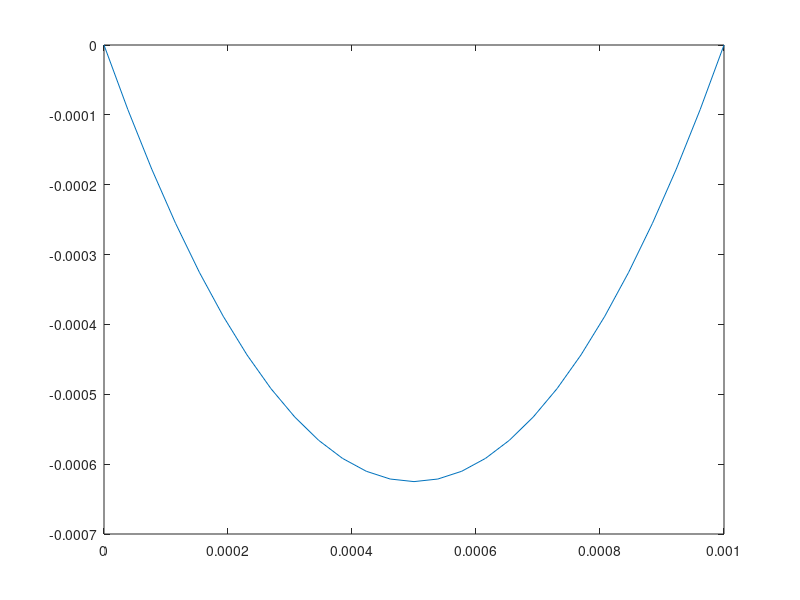

Write MATLAB code to recreate this figure. (Note: this script raises an error after producing the figure.)
% simple_1D_flow.m
% This MATLAB program employs the finite difference method
% to compute the velocity profile of a Newtonian fluid in
% pressure-driven flow between two infinite flat plates,
% the upper of which is moving at a specified velocity.
% K. Beers. MIT ChE. 9/4/03

function iflag_main = simple_1D_flow();
iflag_main = 0;

% set the system parameters
visc = 1e-3;  % viscosity in Pa*s
rho = 1000;  % density in Kg/m^3
V_up = 0;  % vel. of upper plate in m/s
B = 1/1e3;  % distance between plates in m
dp_dx = input('Enter dp/dx in Pa/m : ');

% set simulation parameters
N = 25;
dy = B/(N+1);

% set matrix
A = spalloc(N,N,3*N);
v = ones(N,1);
A = spdiags([-v 2*v  -v], -1:1, N, N);

% set RHS vector
G = -(dy^2)/visc*dp_dx;
b = G*ones(N,1);
b(N) = b(N) + V_up;
    
% Solve system
v = A\b;

% compute Reynolds number
v_avg = mean(abs(v));
Re = rho*v_avg*(2*B)/visc; disp(dp_dx); disp(Re);

% plot velocity profile
figure;
y_plot = linspace(0,B,N+2);
plot(y_plot,[0;v;V_up]);
phrase1 = ['dp/dx = ', num2str(dp_dx)];
phrase1 = [phrase1, ', Re = ', num2str(Re)];
gtext(phrase1);
if(Re > 1)
    gtext('Re > 1, flow may not be laminar');
end
xlabel('y (m)'); ylabel('v_x(y) (m/s)');
title('Laminar pressure driven flow between parallel plates');

iflag_main = 1;
return;
